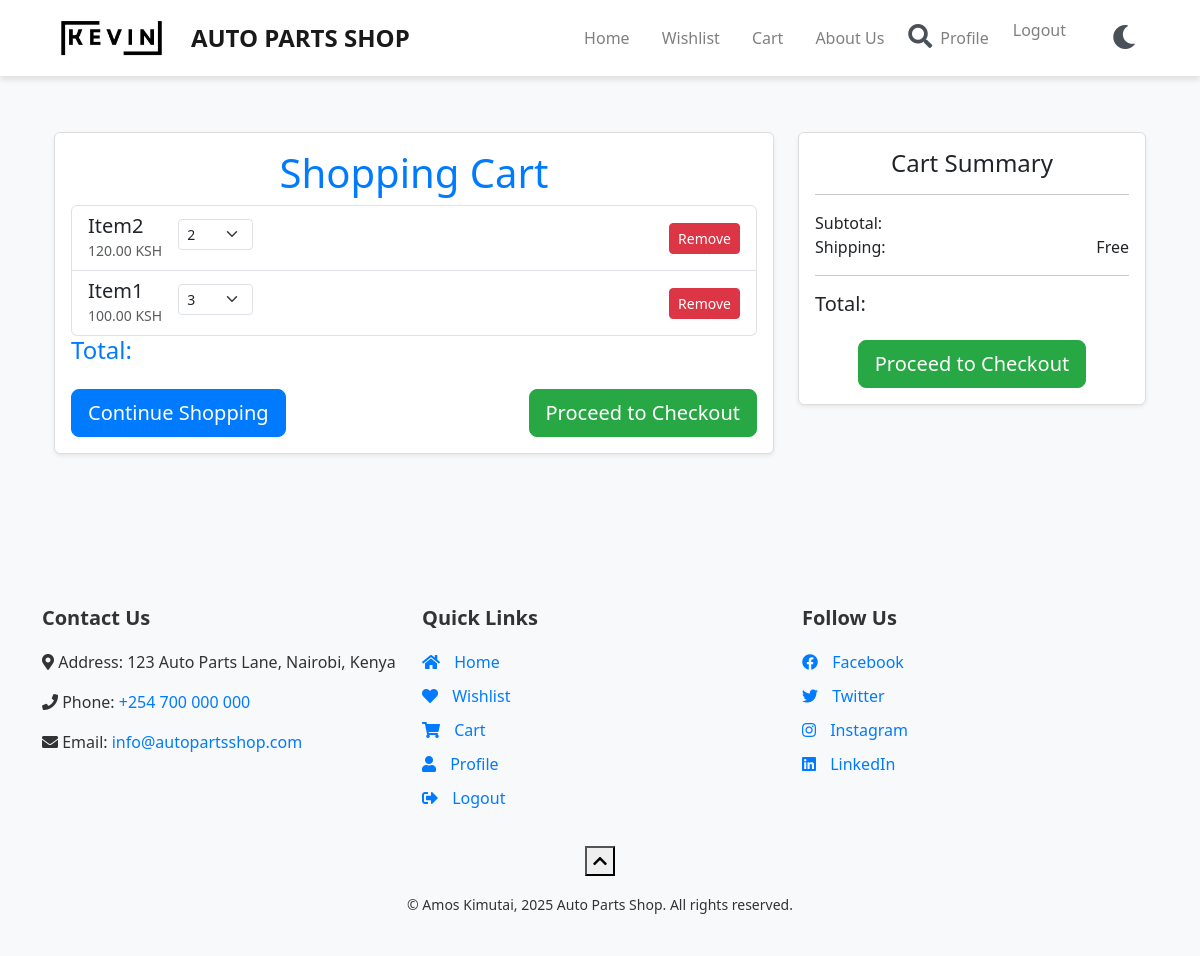
The page /cart/ (signed in) on the database as committed earlier.
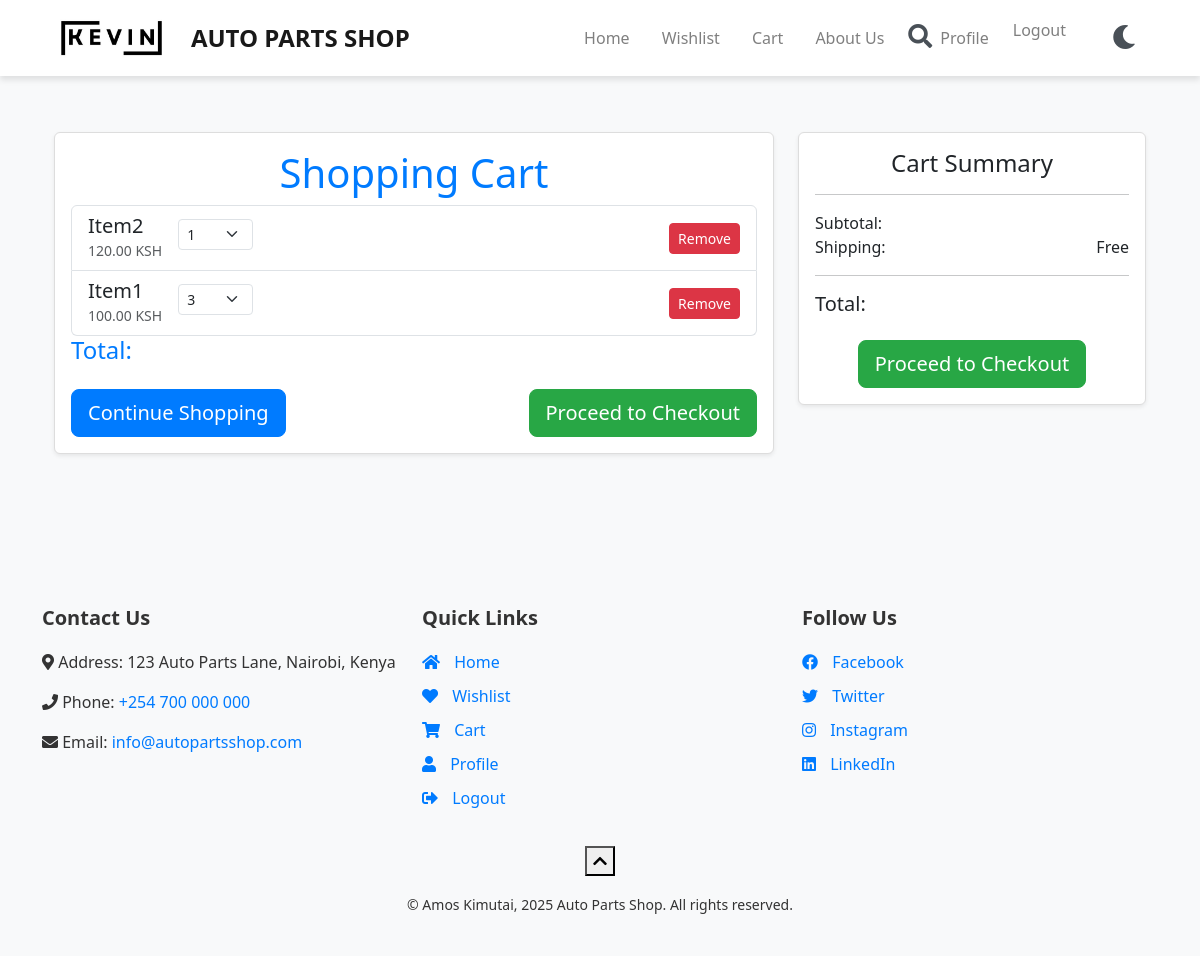
The same page on the database as committed later.
### core/models.py (models this page shows, shortened)
class CartItem(models.Model):
    cart = models.ForeignKey(Cart, on_delete=models.CASCADE, related_name='items')
    part = models.ForeignKey(Part, on_delete=models.CASCADE)
    quantity = models.IntegerField(default=1)

class Part(models.Model):
    name = models.CharField(max_length=100)
    category = models.ForeignKey(Category, on_delete=models.CASCADE)
    description = models.TextField(blank=True, null=True)
    price = models.DecimalField(max_digits=10, decimal_places=2)
    stock = models.IntegerField()
    image = models.ImageField(upload_to='parts/', null=True, blank=True)
    currency = models.CharField(max_length=3, default='KES')

### core/views.py (the view)
# urls.py: path('cart/', views.view_cart, name='view_cart'),
@login_required
def view_cart(request):
    cart, created = Cart.objects.get_or_create(user=request.user)
    items = CartItem.objects.filter(cart=cart)
    return render(request, 'core/view_cart.html', {'items': items})

### core/templates/core/view_cart.html (shortened to what this page needs)
{% extends 'base.html' %}
{% block content %}
<div class="container py-5">
    <div class="row">
        <div class="col-lg-8">
            <div class="card shadow-sm mb-4">
                <div class="card-body">
                    <h1 class="card-title text-center text-primary">Shopping Cart</h1>
                    {% if items %}
                    <ul class="list-group">
                        {% for item in items %}
                        <li class="list-group-item d-flex justify-content-between align-items-center">
                            <div class="d-flex align-items-center">
                                <div>
                                    <h5 class="mb-0">{{ item.part.name }}</h5>
                                    <small class="text-muted">{{ item.part.price }} {{ item.part.currency }}</small>
                                </div>
                                <div class="ms-3">
                                    <label>
                                        <select class="form-select form-select-sm" onchange="updateQuantity({{ item.id }}, this.value)">
                                            <option value="1" {% if item.quantity == 1 %}selected{% endif %}>1</option>
                                            <option value="2" {% if item.quantity == 2 %}selected{% endif %}>2</option>
                                            <option value="3" {% if item.quantity == 3 %}selected{% endif %}>3</option>
                                        </select>
                                    </label>
                                </div>
                            </div>
                            <div>
                                <a href="{% url 'remove_from_cart' item.id %}" class="btn btn-danger btn-sm" title="Remove" aria-label="Remove">
                                     Remove
                                </a>
                            </div>
                        </li>
                        {% endfor %}
                    </ul>
                    <div class="d-flex justify-content-between align-items-center mb-4">
                        <h4 class="mb-0 text-primary">Total: </h4>
                    </div>
                    <div class="d-flex justify-content-between">
                        <a href="{% url 'index' %}" class="btn btn-primary btn-lg">Continue Shopping</a>
                        <a href="{% url 'order_summary' %}" class="btn btn-success btn-lg">Proceed to Checkout</a>
                    </div>
                    {% else %}
                        <p class="text-center">Your cart is empty. Start adding items to it!</p>
                    {% endif %}
                </div>
            </div>
        </div>
        <div class="col-lg-4">
            <div class="card shadow-sm">
                <div class="card-body">
                    <h4 class="card-title text-center">Cart Summary</h4>
                    <hr>
                    <div class="d-flex justify-content-between">
                        <p class="mb-0">Subtotal:</p>
                    </div>
                    <div class="d-flex justify-content-between">
                        <p class="mb-0">Shipping:</p>
                        <p class="mb-0">Free</p>
                    </div>
                    <hr>
                    <div class="d-flex justify-content-between">
                        <h5 class="mb-0">Total:</h5>
                    </div>
                    <div class="d-flex justify-content-center mt-4">
                        <a href="{% url 'order_summary' %}" class="btn btn-success btn-lg">Proceed to Checkout</a>
                    </div>
                </div>
            </div>
        </div>
    </div>
</div>
{% endblock %}

Rows that differ between the two databases and show on the page:
changed CartItem "Item2": quantity+id "2" → "1"
